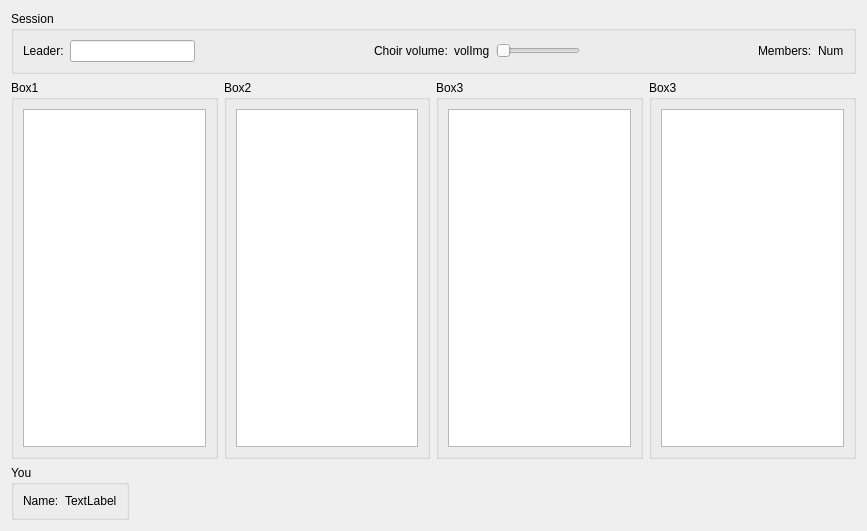
<?xml version="1.0" encoding="UTF-8"?>
<ui version="4.0">
 <class>ThirdDialog</class>
 <widget class="QDialog" name="ThirdDialog">
  <property name="geometry">
   <rect>
    <x>0</x>
    <y>0</y>
    <width>867</width>
    <height>531</height>
   </rect>
  </property>
  <property name="windowTitle">
   <string>Dialog</string>
  </property>
  <layout class="QVBoxLayout" name="verticalLayout_5">
   <item>
    <widget class="QGroupBox" name="groupBox">
     <property name="title">
      <string>Session</string>
     </property>
     <layout class="QHBoxLayout" name="horizontalLayout_5">
      <item>
       <layout class="QHBoxLayout" name="horizontalLayout_4">
        <item>
         <layout class="QHBoxLayout" name="horizontalLayout">
          <item>
           <widget class="QLabel" name="label">
            <property name="text">
             <string>Leader:</string>
            </property>
           </widget>
          </item>
          <item>
           <widget class="QLineEdit" name="lineEdit"/>
          </item>
         </layout>
        </item>
        <item>
         <spacer name="horizontalSpacer">
          <property name="orientation">
           <enum>Qt::Horizontal</enum>
          </property>
          <property name="sizeHint" stdset="0">
           <size>
            <width>148</width>
            <height>20</height>
           </size>
          </property>
         </spacer>
        </item>
        <item>
         <layout class="QHBoxLayout" name="horizontalLayout_2">
          <item>
           <widget class="QLabel" name="label_5">
            <property name="text">
             <string>Choir volume:</string>
            </property>
           </widget>
          </item>
          <item>
           <widget class="QLabel" name="label_2">
            <property name="text">
             <string>volImg</string>
            </property>
           </widget>
          </item>
          <item>
           <widget class="QSlider" name="horizontalSlider">
            <property name="orientation">
             <enum>Qt::Horizontal</enum>
            </property>
           </widget>
          </item>
         </layout>
        </item>
        <item>
         <spacer name="horizontalSpacer_2">
          <property name="orientation">
           <enum>Qt::Horizontal</enum>
          </property>
          <property name="sizeHint" stdset="0">
           <size>
            <width>28</width>
            <height>20</height>
           </size>
          </property>
         </spacer>
        </item>
        <item>
         <layout class="QHBoxLayout" name="horizontalLayout_3">
          <item>
           <widget class="QLabel" name="label_3">
            <property name="text">
             <string>Members:</string>
            </property>
           </widget>
          </item>
          <item>
           <widget class="QLabel" name="label_4">
            <property name="text">
             <string>Num</string>
            </property>
           </widget>
          </item>
         </layout>
        </item>
       </layout>
      </item>
     </layout>
    </widget>
   </item>
   <item>
    <layout class="QHBoxLayout" name="horizontalLayout_6">
     <item>
      <widget class="QGroupBox" name="groupBox_2">
       <property name="title">
        <string>Box1</string>
       </property>
       <layout class="QVBoxLayout" name="verticalLayout">
        <item>
         <widget class="QListView" name="listView"/>
        </item>
       </layout>
      </widget>
     </item>
     <item>
      <widget class="QGroupBox" name="groupBox_3">
       <property name="title">
        <string>Box2</string>
       </property>
       <layout class="QVBoxLayout" name="verticalLayout_2">
        <item>
         <widget class="QListView" name="listView_2"/>
        </item>
       </layout>
      </widget>
     </item>
     <item>
      <widget class="QGroupBox" name="groupBox_4">
       <property name="title">
        <string>Box3</string>
       </property>
       <layout class="QVBoxLayout" name="verticalLayout_3">
        <item>
         <widget class="QListView" name="listView_3"/>
        </item>
       </layout>
      </widget>
     </item>
     <item>
      <widget class="QGroupBox" name="groupBox_5">
       <property name="title">
        <string>Box3</string>
       </property>
       <layout class="QVBoxLayout" name="verticalLayout_4">
        <item>
         <widget class="QListView" name="listView_4"/>
        </item>
       </layout>
      </widget>
     </item>
    </layout>
   </item>
   <item>
    <layout class="QHBoxLayout" name="horizontalLayout_8">
     <item>
      <widget class="QGroupBox" name="groupBox_6">
       <property name="title">
        <string>You</string>
       </property>
       <layout class="QHBoxLayout" name="horizontalLayout_7">
        <item>
         <widget class="QLabel" name="label_6">
          <property name="text">
           <string>Name:</string>
          </property>
         </widget>
        </item>
        <item>
         <widget class="QLabel" name="label_7">
          <property name="text">
           <string>TextLabel</string>
          </property>
         </widget>
        </item>
       </layout>
      </widget>
     </item>
     <item>
      <spacer name="horizontalSpacer_3">
       <property name="orientation">
        <enum>Qt::Horizontal</enum>
       </property>
       <property name="sizeHint" stdset="0">
        <size>
         <width>40</width>
         <height>20</height>
        </size>
       </property>
      </spacer>
     </item>
    </layout>
   </item>
  </layout>
 </widget>
 <resources/>
 <connections/>
</ui>
